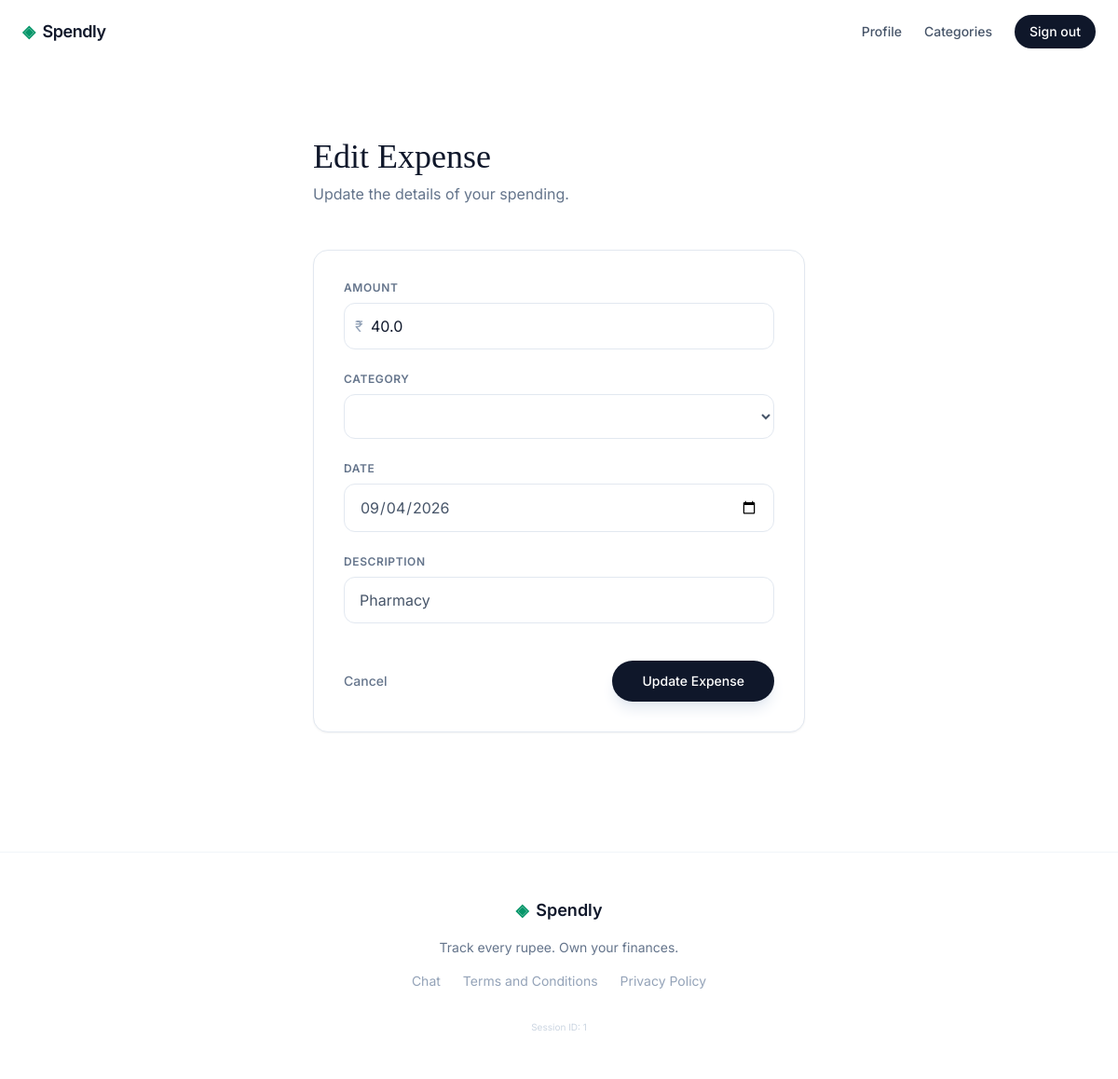
Page /expenses/4/edit (signed in) on the committed database.
### tables this page shows
CREATE TABLE expenses (
                id INTEGER PRIMARY KEY AUTOINCREMENT,
                user_id INTEGER NOT NULL,
                amount REAL NOT NULL,
                category TEXT NOT NULL,
                date TEXT NOT NULL,
                description TEXT,
                created_at TEXT DEFAULT (datetime('now')),
                FOREIGN KEY (user_id) REFERENCES users (id)
            );

### app.py (the view, shortened to what this page needs)
@app.route("/expenses/<int:id>/edit", methods=["GET", "POST"])
@login_required
def edit_expense(id):
    user_id = session["user_id"]
    user_categories = get_user_categories(user_id)
    with get_db() as db:
        expense = get_expense_by_id(db, id)
        if not expense or expense["user_id"] != user_id:
            flash("Expense not found or unauthorized.", "error")
            return redirect(url_for("dashboard"))
    return render_template("edit_expense.html", expense=expense, user_categories=user_categories)

### app.py (called while the page is built)
def login_required(f):
    @wraps(f)
    def decorated_function(*args, **kwargs):
        if "user_id" not in session:
            flash("Please sign in to access this page.", "error")
            return redirect(url_for("login"))
        return f(*args, **kwargs)
    return decorated_function

### database/db.py (called while the page is built)
def get_db():
    conn = sqlite3.connect(DATABASE)
    conn.row_factory = sqlite3.Row
    conn.execute("PRAGMA foreign_keys = ON;")
    return conn

def get_expense_by_id(db, expense_id):
    return db.execute("SELECT * FROM expenses WHERE id = ?", (expense_id,)).fetchone()

def get_user_categories(user_id):
    with get_db() as db:
        return db.execute(
            "SELECT * FROM categories WHERE user_id = ? ORDER BY name ASC",
            (user_id,)
        ).fetchall()

### templates/edit_expense.html (shortened to what this page needs)
{% extends "base.html" %}
{% block content %}
<div class="max-w-xl mx-auto px-6 py-12">
    <div class="mb-12">
        <h1 class="serif text-4xl text-slate-900 mb-2">Edit Expense</h1>
        <p class="text-slate-500">Update the details of your spending.</p>
    </div>
    <div class="bg-white border border-slate-200 rounded-2xl p-8 shadow-sm">
        <form method="POST" class="space-y-6">
            <div>
                <label for="amount" class="block text-xs font-semibold text-slate-500 uppercase tracking-wider mb-2">Amount</label>
                <div class="relative">
                    <span class="absolute left-3 top-1/2 -translate-y-1/2 text-slate-400">₹</span>
                    <input type="number" step="0.01" name="amount" id="amount" value="{{ expense.amount }}" required
                           class="w-full pl-7 pr-4 py-3 border border-slate-200 rounded-xl text-slate-900 focus:outline-none focus:ring-2 focus:ring-emerald-500/20 focus:border-emerald-500 transition-all">
                </div>
            </div>
            <div>
                <label for="category" class="block text-xs font-semibold text-slate-500 uppercase tracking-wider mb-2">Category</label>
                <select name="category" id="category" required
                        class="w-full px-4 py-3 border border-slate-200 rounded-xl text-slate-600 bg-white focus:outline-none focus:ring-2 focus:ring-emerald-500/20 focus:border-emerald-500 transition-all">
                </select>
            </div>
            <div>
                <label for="date" class="block text-xs font-semibold text-slate-500 uppercase tracking-wider mb-2">Date</label>
                <input type="date" name="date" id="date" value="{{ expense.date }}" required
                       class="w-full px-4 py-3 border border-slate-200 rounded-xl text-slate-600 focus:outline-none focus:ring-2 focus:ring-emerald-500/20 focus:border-emerald-500 transition-all">
            </div>
            <div>
                <label for="description" class="block text-xs font-semibold text-slate-500 uppercase tracking-wider mb-2">Description</label>
                <input type="text" name="description" id="description" value="{{ expense.description or '' }}"
                       class="w-full px-4 py-3 border border-slate-200 rounded-xl text-slate-600 focus:outline-none focus:ring-2 focus:ring-emerald-500/20 focus:border-emerald-500 transition-all">
            </div>
            <div class="pt-4 flex items-center justify-between gap-4">
                <a href="{{ url_for('dashboard') }}" class="text-sm font-medium text-slate-500 hover:text-slate-900 transition-colors">Cancel</a>
                <button type="submit" class="bg-slate-900 text-white px-8 py-3 rounded-full text-sm font-medium hover:bg-slate-800 transition-all shadow-lg shadow-slate-200">
                    Update Expense
                </button>
            </div>
        </form>
    </div>
</div>
{% endblock %}

### templates/base.html (style rules this page uses)
body { font-family: 'Inter', sans-serif; }
h1, h2, .serif { font-family: 'Playfair Display', serif; }

### rows in the picture
expenses: amount "40.0", date "09/04/2026", description "Pharmacy"

### other values in the picture
{{ session.get('user_id', 'None') }} "1"
